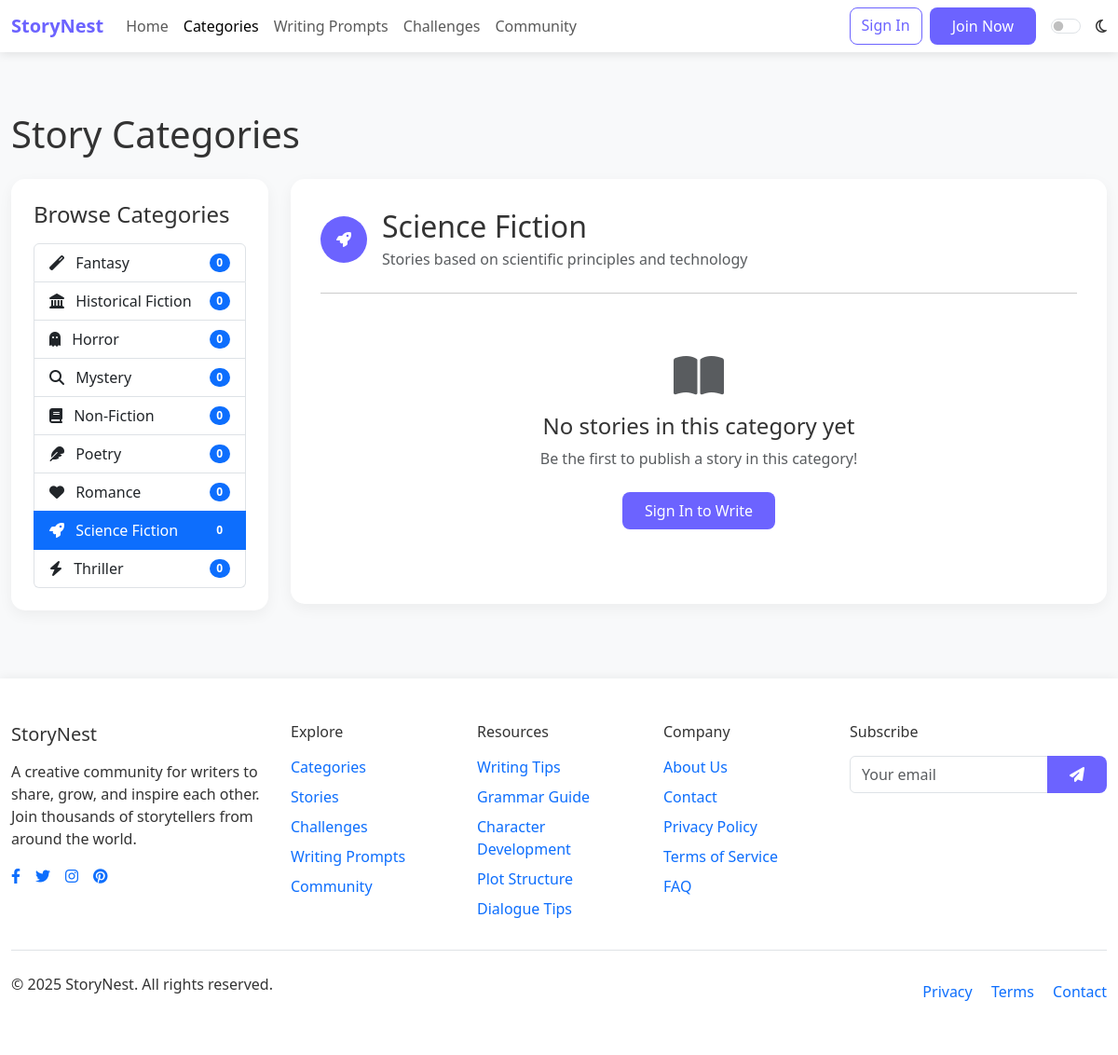
The page /categories.php?id=2 on the database its author committed.
### tables this page shows
CREATE TABLE IF NOT EXISTS categories (
    id INT PRIMARY KEY AUTO_INCREMENT,
    name VARCHAR(50) NOT NULL,
    description TEXT,
    icon VARCHAR(50)
);

### config.php (called while the page is built, shortened)
<?php
function isLoggedIn() {
    return isset($_SESSION['user_id']);
}
?>

### categories.php (the view, shortened to what this page needs)
<?php
require_once "config.php";
try {
    $stmt = $conn->prepare("
        SELECT c.*, COUNT(s.id) as story_count
        FROM categories c
        LEFT JOIN stories s ON c.id = s.category_id AND s.status = 'published'
        GROUP BY c.id
        ORDER BY c.name
    ");
    $stmt->execute();
    $categories = $stmt->fetchAll();
} catch(PDOException $e) {
    $categories = [];
}
$selected_category = null;
$category_stories = [];
if (isset($_GET['id']) && !empty($_GET['id'])) {
    $category_id = $_GET['id'];
    try {
        $stmt = $conn->prepare("SELECT * FROM categories WHERE id = :id");
        $stmt->bindParam(':id', $category_id);
        $stmt->execute();
        if ($stmt->rowCount() > 0) {
            $selected_category = $stmt->fetch();
            $stmt = $conn->prepare("
                SELECT s.*, u.username, u.display_name, u.profile_image,
                       (SELECT COUNT(*) FROM likes WHERE story_id = s.id) as likes_count,
                       (SELECT COUNT(*) FROM comments WHERE story_id = s.id) as comments_count
                FROM stories s
                JOIN users u ON s.user_id = u.id
                WHERE s.category_id = :category_id AND s.status = 'published'
                ORDER BY s.created_at DESC
                LIMIT 20
            ");
            $stmt->bindParam(':category_id', $category_id);
            $stmt->execute();
            $category_stories = $stmt->fetchAll();
        }
    } catch(PDOException $e) {
    }
}
include_once "includes/header.php";
?>
<div class="container py-5">
    <h1 class="mb-4">Story Categories</h1>
    <div class="row">
        <div class="col-lg-3">
            <div class="sidebar-container">
                <h4 class="mb-3">Browse Categories</h4>
                <div class="list-group">
                    <?php foreach ($categories as $category): ?>
                        <a href="categories.php?id=<?php echo $category['id']; ?>" class="list-group-item list-group-item-action d-flex justify-content-between align-items-center <?php echo (isset($selected_category) && $selected_category['id'] == $category['id']) ? 'active' : ''; ?>">
                            <div>
                                <i class="fas <?php echo htmlspecialchars($category['icon']); ?> me-2"></i>
                                <?php echo htmlspecialchars($category['name']); ?>
                            </div>
                            <span class="badge bg-primary rounded-pill"><?php echo $category['story_count']; ?></span>
                        </a>
                    <?php endforeach; ?>
                </div>
            </div>
        </div>
        <div class="col-lg-9">
            <?php if ($selected_category): ?>
                <div class="editor-container">
                    <div class="d-flex align-items-center mb-4">
                        <div class="category-icon me-3">
                            <i class="fas <?php echo htmlspecialchars($selected_category['icon']); ?>"></i>
                        </div>
                        <div>
                            <h2 class="mb-1"><?php echo htmlspecialchars($selected_category['name']); ?></h2>
                            <p class="text-muted mb-0"><?php echo htmlspecialchars($selected_category['description']); ?></p>
                        </div>
                    </div>
                    <hr>
                    <?php if (count($category_stories) > 0): ?>
                        <div class="row">
                            <?php foreach ($category_stories as $story): ?>
                                <div class="col-md-6 mb-4">
                                    <div class="card h-100">
                                        <div class="card-body">
                                            <h5 class="card-title"><?php echo htmlspecialchars($story['title']); ?></h5>
                                            <p class="story-meta mb-3">
                                                <span class="me-3"><i class="fas fa-user me-1"></i> <?php echo htmlspecialchars($story['display_name'] ?: $story['username']); ?></span>
                                                <span><i class="fas fa-calendar me-1"></i> <?php echo date('M j, Y', strtotime($story['created_at'])); ?></span>
                                            </p>
                                            <p class="card-text"><?php echo htmlspecialchars(substr(strip_tags($story['excerpt'] ?: $story['content']), 0, 120) . '...'); ?></p>
                                        </div>
                                        <div class="card-footer bg-transparent border-0">
                                            <div class="d-flex justify-content-between align-items-center">
                                                <a href="story.php?id=<?php echo $story['id']; ?>" class="btn btn-sm btn-outline-primary">Read</a>
                                                <div>
                                                    <span class="me-2"><i class="fas fa-heart me-1"></i> <?php echo $story['likes_count']; ?></span>
                                                    <span><i class="fas fa-comment me-1"></i> <?php echo $story['comments_count']; ?></span>
                                                </div>
                                            </div>
                                        </div>
                                    </div>
                                </div>
                            <?php endforeach; ?>
                        </div>
                    <?php else: ?>
                        <div class="text-center py-5">
                            <div class="mb-3">
                                <i class="fas fa-book-open text-muted" style="font-size: 3rem;"></i>
                            </div>
                            <h4>No stories in this category yet</h4>
                            <p class="text-muted">Be the first to publish a story in this category!</p>
                            <?php if (isLoggedIn()): ?>
                                <a href="create-story.php" class="btn btn-primary mt-2">Write a Story</a>
                            <?php else: ?>
                                <a href="login.php" class="btn btn-primary mt-2">Sign In to Write</a>
                            <?php endif; ?>
                        </div>
                    <?php endif; ?>
                </div>
            <?php endif; ?>
        </div>
    </div>
</div>
<?php
include_once "includes/footer.php";
?>

### assets/css/darkmode.css (style rules this page uses)
:root { --primary-color: #6c63ff; --secondary-color: #f9f9fa; --text-color: #333; --light-text: #777; --accent-color: #ff6584; --bg-color: #ffffff; --card-bg: #ffffff; --border-color: #e9ecef; --footer-bg: #f8f9fa; --input-bg: #ffffff; --input-border: #ced4da; }
body, .card, .editor-container, .sidebar-container, .navbar, .dropdown-menu, .form-control, .btn, .nav-tabs, .list-group-item, .footer { transition: background-color 0.3s ease, color 0.3s ease, border-color 0.3s ease; }

### includes/header.php (style rules this page uses)
:root { --primary-color: #6c63ff; --secondary-color: #f9f9f9; --text-color: #333; --light-text: #777; --accent-color: #ff6584; }
body { font-family: 'Segoe UI', Tahoma, Geneva, Verdana, sans-serif; color: var(--text-color); background-color: #f8f9fa; }
.btn-primary { background-color: var(--primary-color); border: none; border-radius: 8px; padding: 0.5rem 1.5rem; }
.container { max-width: 1200px; }
.editor-container { background: white; border-radius: 15px; box-shadow: 0 5px 15px rgba(0,0,0,0.05); padding: 2rem; margin-bottom: 2rem; }
.sidebar-container { background: white; border-radius: 15px; box-shadow: 0 5px 15px rgba(0,0,0,0.05); padding: 1.5rem; height: fit-content; }

### categories.php (style rules this page uses)
.category-icon { background-color: var(--primary-color); color: white; width: 50px; height: 50px; border-radius: 50%; display: flex; align-items: center; justify-content: center; }

### rows shown on the page
categories: name "Fantasy", story_count "0"
categories: name "Historical Fiction", story_count "0"
categories: name "Horror", story_count "0"
categories: name "Mystery", story_count "0"
categories: name "Non-Fiction", story_count "0"
categories: name "Poetry", story_count "0"
categories: name "Romance", story_count "0"
categories: name "Science Fiction", story_count "0", description "Stories based on scientific principles and technology"
categories: name "Thriller", story_count "0"
